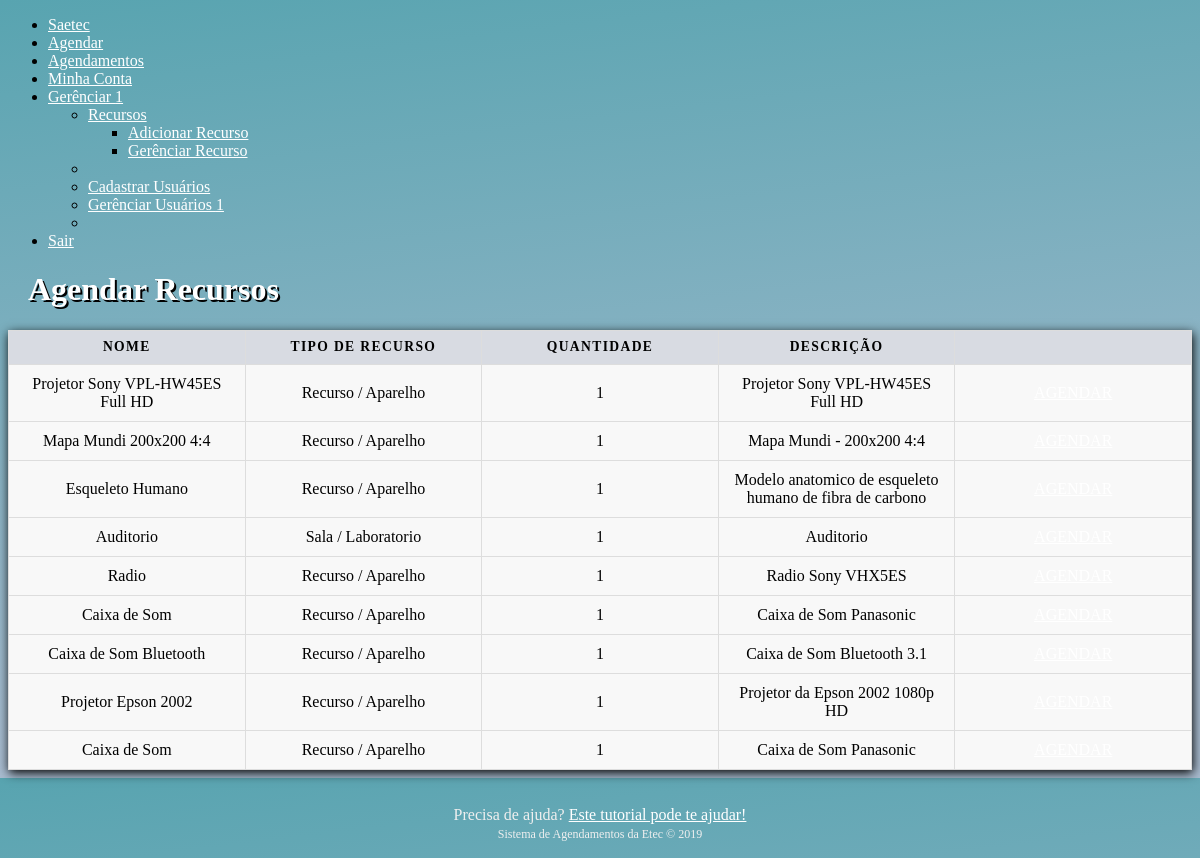
Page /home/agendar_objeto.php (signed in) on the earlier database version.
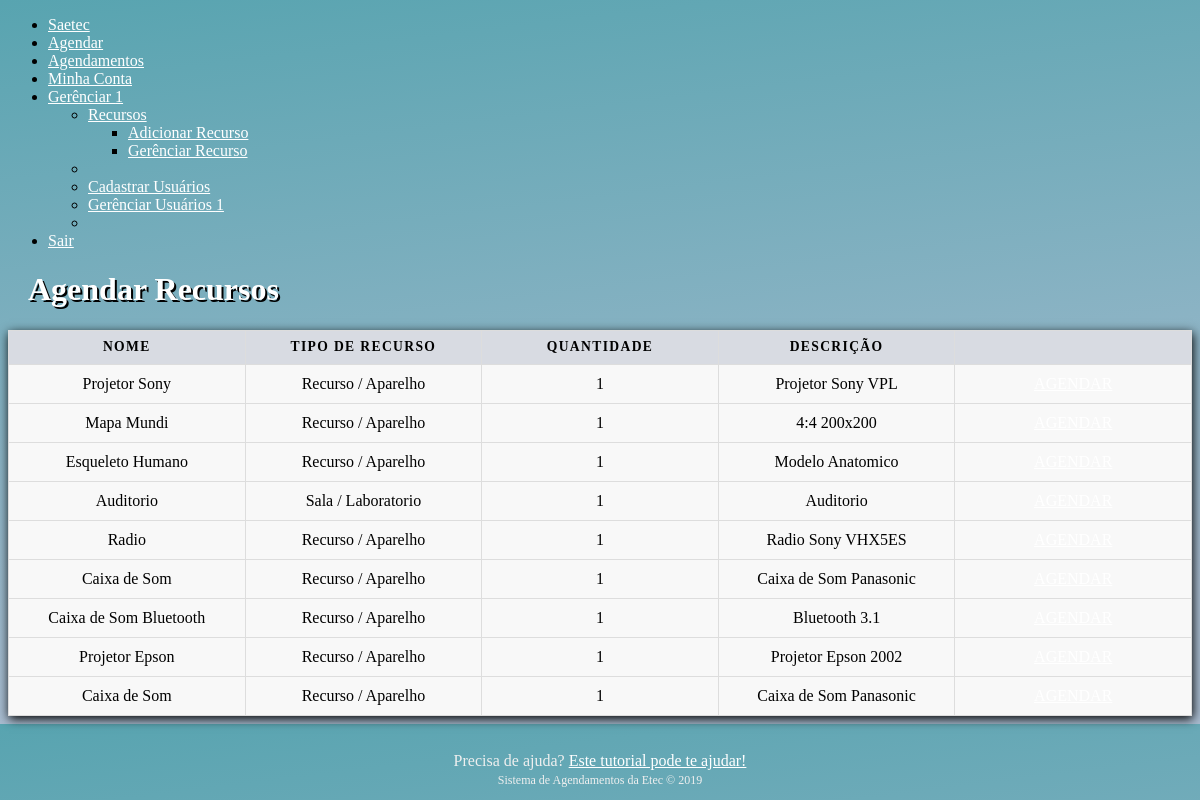
Same page on the later database version.
### tables this page shows
CREATE TABLE IF NOT EXISTS `recurso`
(
 `recId`         int auto_increment NOT NULL,
 `nome`          varchar(50) NOT NULL ,
 `tipo_recurso`  varchar(50) NOT NULL ,
 `quantidade`    int NOT NULL ,
 `descricao`     longtext NULL ,
PRIMARY KEY (`recId`)
);

### home/agendar_objeto.php (the view, shortened to what this page needs)
<!DOCTYPE html>
<html>
<head>
  <link rel="stylesheet" href="https://cdn.metroui.org.ua/v4/css/metro-all.min.css">
</head>
<body>
  <ul class="h-menu">
    <li><a href="index.php"><span class="mif-home icon"></span> Saetec</a></li>
    <li><a href="agendar_objeto.php"><span class="mif-calendar icon"></span> Agendar</a></li>
    <li><a href="agendamentos.php"><span class="mif-insert-template icon"></span> Agendamentos</a></li>
    <li><a href="minhaconta.php"><span class="mif-user icon"></span> Minha Conta</a></li>
    <?php
    require('../includes/conn.php');
    $query_usuarios_pendentes = "SELECT * FROM `usuarios` where `pendente` = 1;";
    $result_usuarios_pendentes = mysqli_query($con, $query_usuarios_pendentes);
    $num_rows_usuarios_pendentes = mysqli_num_rows($result_usuarios_pendentes);
    if ($_SESSION["permissao"] == "1") {
      echo '
    <li>';
      if ($num_rows_usuarios_pendentes > 0) {
        echo '<a href="#" class="dropdown-toggle"><span class="mif-command icon"></span> Gerênciar <span class="badge inline bg-cyan fg-white">' . $num_rows_usuarios_pendentes . '</span></a>';
      } else {
        echo '<a href="#" class="dropdown-toggle"><span class="mif-command icon"></span> Gerênciar</a>';
      }
      echo '
    <ul class="d-menu" data-role="dropdown">
      <li>
        <a href="#" class="dropdown-toggle"><span class="mif-dashboard icon"></span> Recursos</a>
        <ul class="d-menu" data-role="dropdown">
          <li><a href="admin/incluir_objeto.php"><span class="mif-add icon"></span> Adicionar Recurso</a></li>
          <li><a href="admin/gerenciar_recursos.php"><span class="mif-developer_board icon"></span> Gerênciar Recurso</a></li>
        </ul>
      </li>
      <li class="divider"></li>
      <li><a href="admin/cadastrar.php"><span class="mif-user-plus icon"></span> Cadastrar Usuários</a></li>';
      if ($num_rows_usuarios_pendentes > 0) {
        echo '<li><a href="admin/gerenciar.php"><span class="mif-users icon"></span> Gerênciar Usuários <span class="badge inline bg-cyan fg-white">' . $num_rows_usuarios_pendentes . '</span></a></li>';
      } else {
        echo '<li><a href="admin/gerenciar.php"><span class="mif-users icon"></span> Gerênciar Usuários</a></li>';
      }
      echo '
      <li class="divider"></li>
    </ul>
  </li>
';
    }
    ?>
    <li><a href="/home/sair.php"><span class="mif-exit icon"></span> Sair</a></li>
  </ul>
  <div class="container">
    <div>
      <?php
      echo "<div style=\"color: #fff; text-shadow: 2px 2px #000;padding-left: 20px;\"><h1>Agendar Recursos</h1></div>";
      $query = "SELECT * FROM `recurso` WHERE `quantidade` <> 0;";
      $result = mysqli_query($con, $query);
      echo "<table border='8' class='table table-border cell-border row-hover' id='tableShadow'>
<tr style='background-color: #d8dbe2';>
<th>Nome</th>
<th>Tipo de Recurso</th>
<th>Quantidade</th>
<th>Descrição</th>
<th></th>
</tr>";
      while ($row = mysqli_fetch_array($result)) {
        echo "<tr>";
        echo "<td class='light'>" . $row['nome'] . "</td>";
        echo "<td class='light'>" . $row['tipo_recurso'] . "</td>";
        echo "<td class='light'>" . $row['quantidade'] . "</td>";
        echo "<td class='light'>" . $row['descricao'] . "</td>";
        echo "<td class='light'><a class='image-button secondary outline' href=\"/home/agendando_recurso.php?recId=" . $row['recId'] . "&resname=" . $row['nome'] . "\"><span class='mif-calendar icon'></span><span class='caption'>AGENDAR</span></a></td>";
        echo "</tr>";
      }
      echo "</table>";
      ?>
    </div>
  </div>
  <?php
  if ($_SESSION["permissao"] == "1") {
    echo '<div class="footer">Precisa de ajuda? <a href="/tutorial/91f5167c34c400758115c2a6826ec2e3.pdf" target="_blank">Este tutorial pode te ajudar!</a> <br><span style="font-size: 12px;">Sistema de Agendamentos da Etec &copy 2019</span></div>';
  } else {
    echo '<div class="footer">Precisa de ajuda? <a href="/tutorial/f8032d5cae3de20fcec887f395ec9a6a.pdf" target="_blank">Este tutorial pode te ajudar!</a> <br><span style="font-size: 12px;">Sistema de Agendamentos da Etec &copy 2019</span></div>';
  }
  ?>
</body>
</html>

Differences in the rows shown:
changed recurso: nome "Projetor Sony VPL-HW45ES Full HD" → "Projetor Sony"; descricao "Projetor Sony VPL-HW45ES Full HD" → "Projetor Sony VPL"
changed recurso: nome "Mapa Mundi 200x200 4:4" → "Mapa Mundi"; descricao "Mapa Mundi - 200x200 4:4" → "4:4 200x200"
changed recurso "Esqueleto Humano": descricao "Modelo anatomico de esqueleto humano de fibra de carbono" → "Modelo Anatomico"
changed recurso "Caixa de Som Bluetooth": descricao "Caixa de Som Bluetooth 3.1" → "Bluetooth 3.1"
changed recurso: nome "Projetor Epson 2002" → "Projetor Epson"; descricao "Projetor da Epson 2002 1080p HD" → "Projetor Epson 2002"
